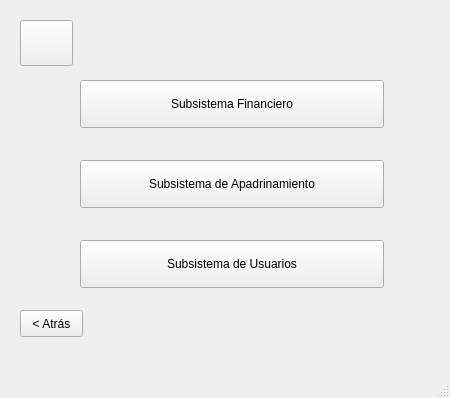
<?xml version="1.0" encoding="UTF-8"?>
<ui version="4.0">
 <class>wIntermedia</class>
 <widget class="QMainWindow" name="wIntermedia">
  <property name="geometry">
   <rect>
    <x>0</x>
    <y>0</y>
    <width>450</width>
    <height>398</height>
   </rect>
  </property>
  <property name="minimumSize">
   <size>
    <width>450</width>
    <height>398</height>
   </size>
  </property>
  <property name="maximumSize">
   <size>
    <width>450</width>
    <height>398</height>
   </size>
  </property>
  <property name="windowTitle">
   <string>ACOES - Subsistemas</string>
  </property>
  <widget class="QWidget" name="centralwidget">
   <widget class="QPushButton" name="bFinanciero">
    <property name="geometry">
     <rect>
      <x>80</x>
      <y>80</y>
      <width>304</width>
      <height>48</height>
     </rect>
    </property>
    <property name="minimumSize">
     <size>
      <width>304</width>
      <height>48</height>
     </size>
    </property>
    <property name="maximumSize">
     <size>
      <width>304</width>
      <height>48</height>
     </size>
    </property>
    <property name="text">
     <string>Subsistema Financiero</string>
    </property>
   </widget>
   <widget class="QPushButton" name="bUsuarios">
    <property name="geometry">
     <rect>
      <x>80</x>
      <y>240</y>
      <width>304</width>
      <height>48</height>
     </rect>
    </property>
    <property name="minimumSize">
     <size>
      <width>304</width>
      <height>48</height>
     </size>
    </property>
    <property name="maximumSize">
     <size>
      <width>304</width>
      <height>48</height>
     </size>
    </property>
    <property name="text">
     <string>Subsistema de Usuarios</string>
    </property>
   </widget>
   <widget class="QPushButton" name="bApadrinamiento">
    <property name="geometry">
     <rect>
      <x>80</x>
      <y>160</y>
      <width>304</width>
      <height>48</height>
     </rect>
    </property>
    <property name="minimumSize">
     <size>
      <width>304</width>
      <height>48</height>
     </size>
    </property>
    <property name="maximumSize">
     <size>
      <width>304</width>
      <height>48</height>
     </size>
    </property>
    <property name="text">
     <string>Subsistema de Apadrinamiento</string>
    </property>
   </widget>
   <widget class="QPushButton" name="bPerfil">
    <property name="geometry">
     <rect>
      <x>20</x>
      <y>20</y>
      <width>53</width>
      <height>46</height>
     </rect>
    </property>
    <property name="minimumSize">
     <size>
      <width>53</width>
      <height>46</height>
     </size>
    </property>
    <property name="maximumSize">
     <size>
      <width>53</width>
      <height>46</height>
     </size>
    </property>
    <property name="text">
     <string/>
    </property>
   </widget>
   <widget class="QPushButton" name="bAtras">
    <property name="geometry">
     <rect>
      <x>20</x>
      <y>310</y>
      <width>63</width>
      <height>27</height>
     </rect>
    </property>
    <property name="minimumSize">
     <size>
      <width>63</width>
      <height>27</height>
     </size>
    </property>
    <property name="maximumSize">
     <size>
      <width>63</width>
      <height>27</height>
     </size>
    </property>
    <property name="text">
     <string>&lt; Atrás</string>
    </property>
   </widget>
  </widget>
  <widget class="QMenuBar" name="menubar">
   <property name="geometry">
    <rect>
     <x>0</x>
     <y>0</y>
     <width>450</width>
     <height>24</height>
    </rect>
   </property>
  </widget>
  <widget class="QStatusBar" name="statusbar"/>
 </widget>
 <resources/>
 <connections/>
</ui>
